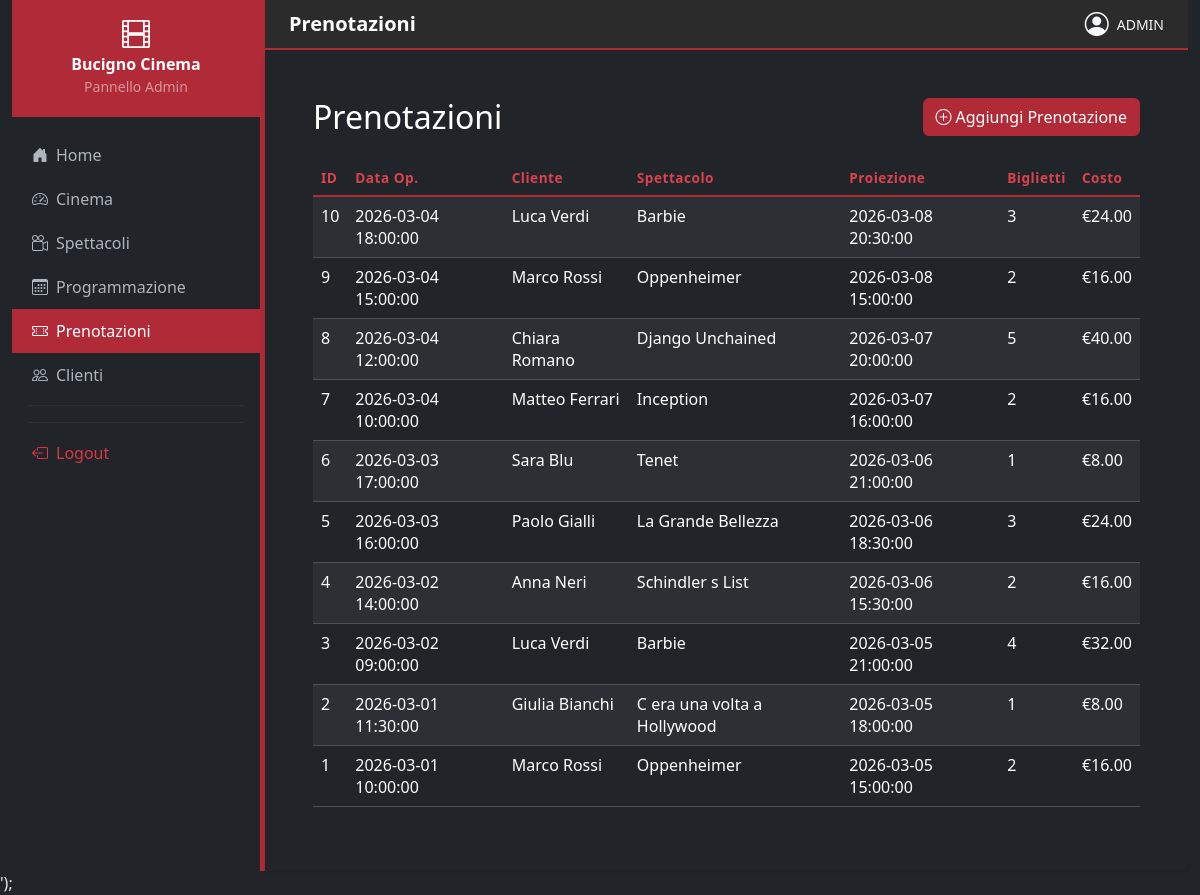
The app's page /Sub_Admin/admin-prenotazioni.php (signed in) with its own data.
### tables this page shows
CREATE TABLE `prenotazione` (
  `id` int(11) NOT NULL,
  `data_operazione` datetime DEFAULT NULL,
  `numero_biglietti` int(11) NOT NULL,
  `costo` decimal(6,2) DEFAULT NULL,
  `id_cliente` int(11) NOT NULL,
  `id_proiezione` int(11) NOT NULL
);

CREATE TABLE `spettacolo` (
  `id` int(11) NOT NULL,
  `titolo` varchar(100) NOT NULL,
  `trama` text DEFAULT NULL,
  `id_tematica` int(11) DEFAULT NULL,
  `id_regista` int(11) DEFAULT NULL,
  `id_casa_produttrice` int(11) DEFAULT NULL,
  `attivo` enum('true','false') NOT NULL
);

CREATE TABLE `proiezione` (
  `id` int(11) NOT NULL,
  `data_ora` datetime NOT NULL,
  `id_spettacolo` int(11) NOT NULL,
  `id_sala` int(11) NOT NULL
);

### Sub_Admin/admin-prenotazioni.php (the view, shortened to what this page needs)
<?php
require_once __DIR__ . "/../config/db.php";
$prenotazioni = $pdo->query("
    SELECT pr.id, pr.data_operazione, pr.numero_biglietti, pr.costo,
           CONCAT(u.nome,' ',u.cognome) AS cliente,
           s.titolo AS spettacolo, p.data_ora
    FROM prenotazione pr
    JOIN utenti u ON pr.id_cliente = u.id
    JOIN proiezione p ON pr.id_proiezione = p.id
    JOIN spettacolo s ON p.id_spettacolo = s.id
    ORDER BY pr.data_operazione DESC
")->fetchAll(PDO::FETCH_ASSOC);
$clienti = $pdo->query("
    SELECT id, CONCAT(nome,' ',cognome) AS nome_completo
    FROM utenti
    WHERE ruolo = 'user'
    ORDER BY cognome
")->fetchAll(PDO::FETCH_ASSOC);
$proiezioni = $pdo->query("SELECT p.id, CONCAT(s.titolo,' — ',p.data_ora) AS label FROM proiezione p JOIN spettacolo s ON p.id_spettacolo=s.id ORDER BY p.data_ora DESC")->fetchAll(PDO::FETCH_ASSOC);
$righe = '';
foreach ($prenotazioni as $p) {
  $cliente    = htmlspecialchars($p['cliente']);
  $spettacolo = htmlspecialchars($p['spettacolo']);
  $dataOp     = htmlspecialchars($p['data_operazione'] ?? '—');
  $dataProi   = htmlspecialchars($p['data_ora']);
  $costo      = number_format($p['costo'], 2);
  $righe .= "
    <tr>
        <td>{$p['id']}</td>
        <td>{$dataOp}</td>
        <td>{$cliente}</td>
        <td>{$spettacolo}</td>
        <td>{$dataProi}</td>
        <td>{$p['numero_biglietti']}</td>
        <td>€{$costo}</td>
    </tr>";
}
$optClienti = '<option value="" disabled>Seleziona...</option>';
foreach ($clienti as $c) $optClienti .= "<option value='{$c['id']}'>" . htmlspecialchars($c['nome_completo']) . "</option>";
$optProiezioni = '<option value="" disabled>Seleziona...</option>';
foreach ($proiezioni as $p) $optProiezioni .= "<option value='{$p['id']}'>" . htmlspecialchars($p['label']) . "</option>";
$title      = 'Prenotazioni';
$activePage = 'biglietti';
$body = "
          <div class='col-12'><label class='form-label text-white'>Cliente</label><select class='form-select' name='id_cliente' required>$optClienti</select></div>
          <div class='col-12'><label class='form-label text-white'>Proiezione</label><select class='form-select' name='id_proiezione' required>$optProiezioni</select></div>
<div class='container-fluid text-white p-4'>
    <div class='d-flex justify-content-between align-items-center mb-4'>
        <h2 class='mb-0'>Prenotazioni</h2>
        <button class='btn btn-danger' data-bs-toggle='modal' data-bs-target='#addPrenotazioneModal'>
            <i class='bi bi-plus-circle me-1'></i>Aggiungi Prenotazione
        </button>
    </div>
    <div class='table-responsive'>
      <table class='table table-striped table-dark' id='prenotazioniTable'>
        <thead>
          <tr>
            <th>ID</th><th>Data Op.</th><th>Cliente</th><th>Spettacolo</th><th>Proiezione</th><th>Biglietti</th><th>Costo</th>
          </tr>
        </thead>
        <tbody>$righe</tbody>
      </table>
    </div>
</div>
";
$template = file_get_contents("../inc/admin_page.inc.php");
$template = str_replace("{{title}}", $title, $template);
$template = str_replace("{{body}}", $body, $template);
$template = str_replace("{{admin_name}}", strtoupper($_SESSION['admin_name']), $template);
$voci = ['dashboard', 'film', 'programmazione', 'biglietti', 'utenti', 'statistiche', 'impostazioni', 'registi', 'case', 'cinema'];
foreach ($voci as $voce) {
  $template = str_replace("{{active_$voce}}", $activePage === $voce ? 'active' : '', $template);
}
echo $template;

### assets/css/styles.css (style rules this page uses)
:root { --rosso: #b02a37; --rosso-scuro: #6b1520; --rosso-chiaro: #d9424f; --nero: #0d0d0d; --grigio-1: #141414; --grigio-2: #1e1e1e; --grigio-3: #2a2a2a; --testo: #e8e8e8; --testo-muted: #888888; --accento: #2a4a35; }
* { box-sizing: border-box; }
body { background-color: var(--nero); color: var(--testo); font-family: 'Segoe UI', sans-serif; }
#sidebar { width: 250px; min-height: 100vh; background-color: #212529; flex-shrink: 0; border-right: 2px solid #b02a37; }
#sidebar .sidebar-brand { background-color: #b02a37; padding: 20px; }
#sidebar .nav-link { color: #adb5bd; padding: 10px 20px; border-radius: 0; display: block; width: 100%; transition: background-color .2s, color .2s; }
#sidebar .nav-link:hover, #sidebar .nav-link.active { background-color: #b02a37; color: #fff; }
#sidebar .nav-link i { width: 20px; }
#sidebar .sidebar-divider { border-color: #495057; margin: 8px 16px; }
#main { flex: 1; background-color: #212529; min-height: 100vh; border-left: 3px solid #b02a37; }
#topbar { background-color: #2b2b2b; border-bottom: 2px solid #b02a37; padding: 12px 24px; }
.table-dark thead tr { border-bottom: 2px solid #b02a37; }
.table-dark thead th { color: #d9424f; font-weight: 600; font-size: 0.85rem; letter-spacing: 0.5px; }
.btn-danger { background-color: #b02a37 !important; border-color: #b02a37 !important; }
.btn-danger { background-color: var(--rosso) !important; border-color: var(--rosso) !important; }

### records on screen
prenotazione: id "10", data_operazione "2026-03-04 18:00:00", cliente "Luca Verdi", spettacolo.titolo "Barbie", id_proiezione.data_ora "2026-03-08 20:30:00", numero_biglietti "3", costo "24.00"
prenotazione: id "9", data_operazione "2026-03-04 15:00:00", cliente "Marco Rossi", spettacolo.titolo "Oppenheimer", id_proiezione.data_ora "2026-03-08 15:00:00", numero_biglietti "2", costo "16.00"
prenotazione: id "8", data_operazione "2026-03-04 12:00:00", cliente "Chiara Romano", spettacolo.titolo "Django Unchained", id_proiezione.data_ora "2026-03-07 20:00:00", numero_biglietti "5", costo "40.00"
prenotazione: id "7", data_operazione "2026-03-04 10:00:00", cliente "Matteo Ferrari", spettacolo.titolo "Inception", id_proiezione.data_ora "2026-03-07 16:00:00", numero_biglietti "2", costo "16.00"
prenotazione: id "6", data_operazione "2026-03-03 17:00:00", cliente "Sara Blu", spettacolo.titolo "Tenet", id_proiezione.data_ora "2026-03-06 21:00:00", numero_biglietti "1", costo "8.00"
prenotazione: id "5", data_operazione "2026-03-03 16:00:00", cliente "Paolo Gialli", spettacolo.titolo "La Grande Bellezza", id_proiezione.data_ora "2026-03-06 18:30:00", numero_biglietti "3", costo "24.00"
prenotazione: id "4", data_operazione "2026-03-02 14:00:00", cliente "Anna Neri", spettacolo.titolo "Schindler s List", id_proiezione.data_ora "2026-03-06 15:30:00", numero_biglietti "2", costo "16.00"
prenotazione: id "3", data_operazione "2026-03-02 09:00:00", cliente "Luca Verdi", spettacolo.titolo "Barbie", id_proiezione.data_ora "2026-03-05 21:00:00", numero_biglietti "4", costo "32.00"
prenotazione: id "2", data_operazione "2026-03-01 11:30:00", cliente "Giulia Bianchi", spettacolo.titolo "C era una volta a Hollywood", id_proiezione.data_ora "2026-03-05 18:00:00", numero_biglietti "1", costo "8.00"
prenotazione: id "1", data_operazione "2026-03-01 10:00:00", cliente "Marco Rossi", spettacolo.titolo "Oppenheimer", id_proiezione.data_ora "2026-03-05 15:00:00", numero_biglietti "2", costo "16.00"
